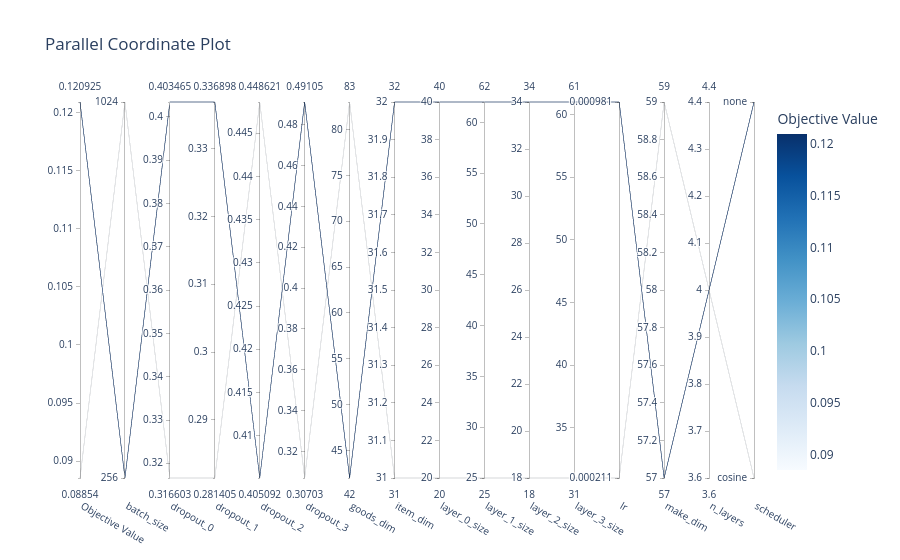

Write notebook code for a chart like this one.
### Code cell
plot_parallel_coordinate(study)

### Figure 1 — Plotly figure (JSON) as saved in the notebook; plotly's stock layout.template omitted (floating-point values rounded to 4 significant figures)
{"data": [{"dimensions": [{"label": "Objective Value", "range": [0.08854, 0.1209], "values": [0.1209, 0.08854]}, {"label": "batch_size", "range": [0, 1], "ticktext": ["256", "1024"], "tickvals": [0, 1], "values": [0, 1]}, {"label": "dropout_0", "range": [0.3166, 0.4035], "values": [0.4035, 0.3166]}, {"label": "dropout_1", "range": [0.2814, 0.3369], "values": [0.3369, 0.2814]}, {"label": "dropout_2", "range": [0.4051, 0.4486], "values": [0.4051, 0.4486]}, {"label": "dropout_3", "range": [0.307, 0.491], "values": [0.491, 0.307]}, {"label": "goods_dim", "range": [42, 83], "values": [42, 83]}, {"label": "item_dim", "range": [31, 32], "values": [32, 31]}, {"label": "layer_0_size", "range": [20, 40], "values": [40, 20]}, {"label": "layer_1_size", "range": [25, 62], "values": [62, 25]}, {"label": "layer_2_size", "range": [18, 34], "values": [34, 18]}, {"label": "layer_3_size", "range": [31, 61], "values": [61, 31]}, {"label": "lr", "range": [-3.675, -3.008], "ticktext": ["0.000211", "0.000981"], "tickvals": [-3.675, -3.008], "values": [-3.008, -3.675]}, {"label": "make_dim", "range": [57, 59], "values": [57, 59]}, {"label": "n_layers", "range": [4, 4], "values": [4, 4]}, {"label": "scheduler", "range": [0, 1], "ticktext": ["cosine", "none"], "tickvals": [0, 1], "values": [1, 0]}], "labelangle": 30, "labelside": "bottom", "line": {"color": [0.1209, 0.08854], "colorbar": {"title": {"text": "Objective Value"}}, "colorscale": [[0, "rgb(247,251,255)"], [0.125, "rgb(222,235,247)"], [0.25, "rgb(198,219,239)"], [0.375, "rgb(158,202,225)"], [0.5, "rgb(107,174,214)"], [0.625, "rgb(66,146,198)"], [0.75, "rgb(33,113,181)"], [0.875, "rgb(8,81,156)"], [1, "rgb(8,48,107)"]], "reversescale": false, "showscale": true}, "type": "parcoords"}], "layout": {"title": {"text": "Parallel Coordinate Plot"}}}
